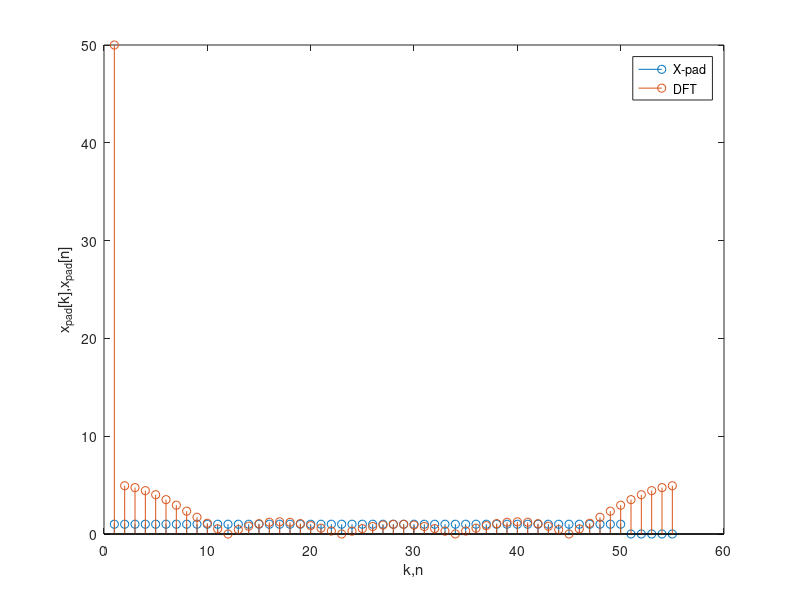
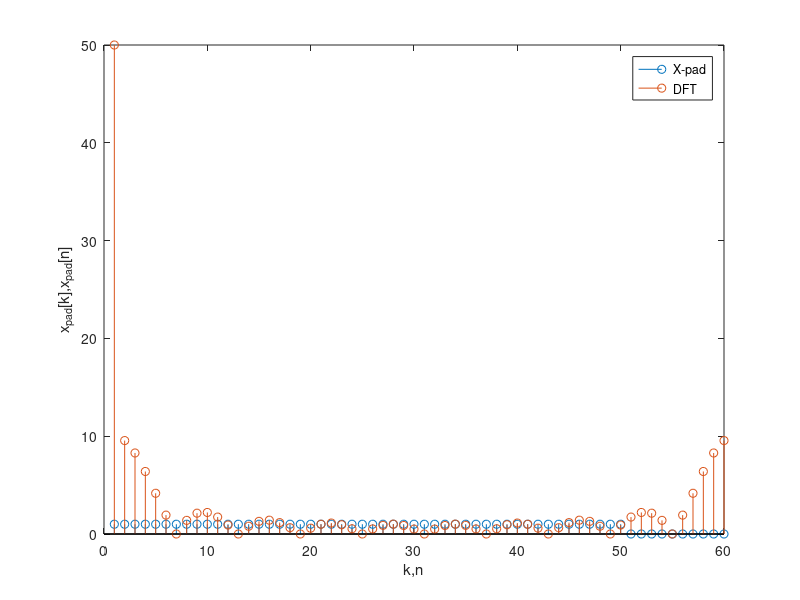

Recreate these plots in MATLAB, in order.

N = 50;
k = [5;10];
xn = ones( N, 1);
zero = zeros(k(1),1);
x_pad = [xn;zero];
figure('Name','K=5');
stem(x_pad);
hold on
X_pad = fft(x_pad);
Y = abs(X_pad);
stem(Y);
xlabel('k,n');
ylabel('x_{pad}[k],x_{pad}[n]');
legend('X-pad', 'DFT');

xn = ones( N, 1);
zero = zeros(k(2),1);
x_pad = [xn;zero];
figure('Name','K=10');
stem(x_pad);
hold on
X_pad = fft(x_pad);
Y = abs(X_pad);
stem(Y);
xlabel('k,n');
ylabel('x_{pad}[k],x_{pad}[n]');
legend('X-pad', 'DFT');

hold off
